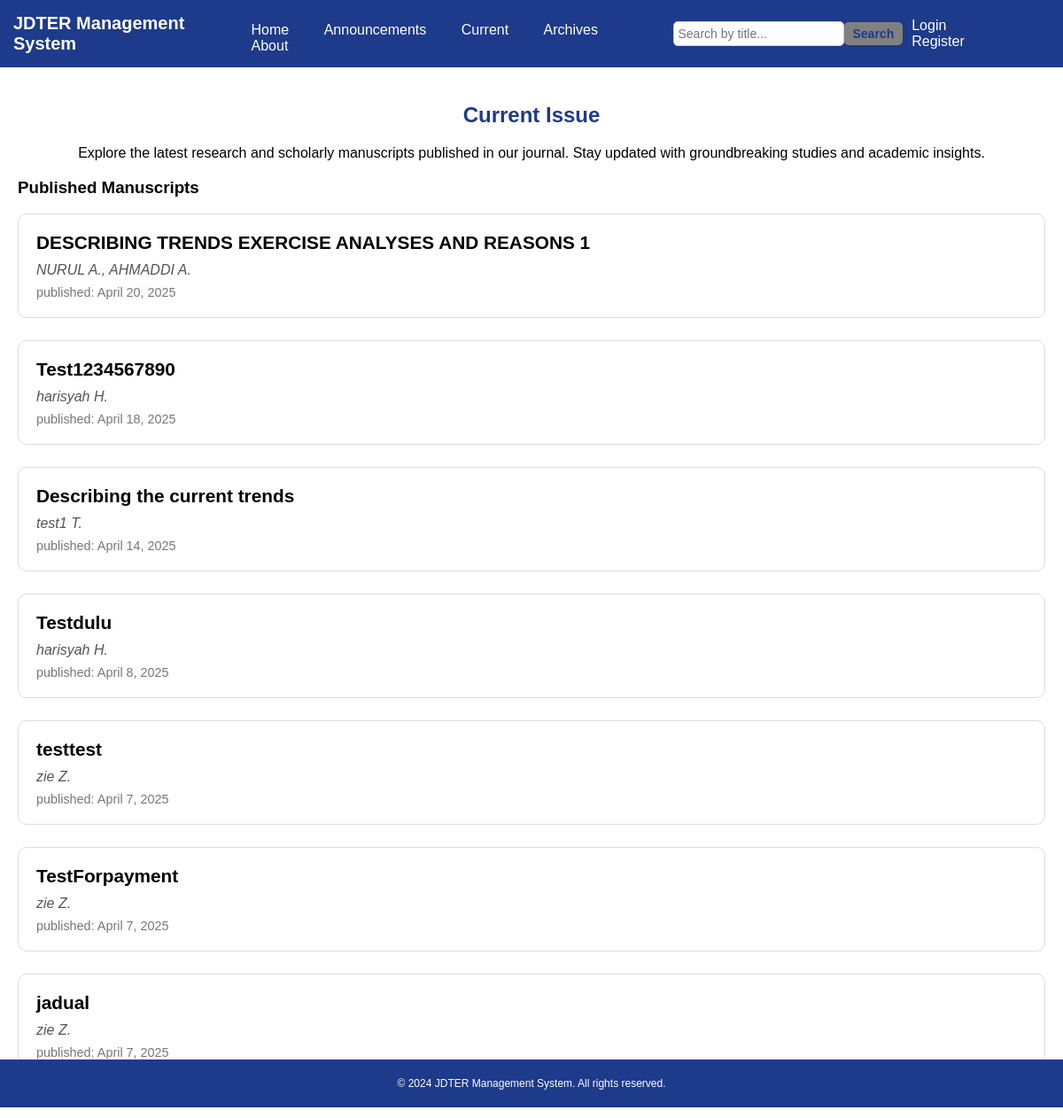
/current.php, run on the app's committed database.
### tables this page shows
CREATE TABLE `publish_article` (
  `publish_id` int(11) NOT NULL,
  `submission_id` int(11) NOT NULL,
  `status` enum('Not Published Yet','Published') DEFAULT 'Not Published Yet',
  `published_at` timestamp NOT NULL DEFAULT current_timestamp()
);

CREATE TABLE `metadata` (
  `metadata_id` int(11) NOT NULL,
  `submission_id` int(11) NOT NULL,
  `title` varchar(255) NOT NULL,
  `abstract` text NOT NULL,
  `keywords` varchar(255) DEFAULT NULL,
  `references` text DEFAULT NULL,
  `user_id` int(11) NOT NULL
);

### current.php (the view, shortened to what this page needs)
<?php
require_once 'db_connection.php';
$searchTerm = '';
$articles = [];
if (isset($_GET['search']) && !empty(trim($_GET['search']))) {
    $searchTerm = trim($_GET['search']);
    try {
        $query = "SELECT s.submission_id, m.title, m.user_id, p.published_at
                  FROM publish_article p
                  JOIN submissions s ON p.submission_id = s.submission_id
                  JOIN metadata m ON s.submission_id = m.submission_id
                  WHERE p.status = 'Published'
                  AND m.title LIKE :searchTerm
                  ORDER BY p.published_at DESC";
        $stmt = $pdo->prepare($query);
        $stmt->execute(['searchTerm' => '%' . $searchTerm . '%']);
        $articles = $stmt->fetchAll(PDO::FETCH_ASSOC);
    } catch (PDOException $e) {
        echo '<p>Error searching articles: ' . $e->getMessage() . '</p>';
    }
} else {
    try {
        $query = "SELECT s.submission_id, m.title, m.user_id, p.published_at
                  FROM publish_article p
                  JOIN submissions s ON p.submission_id = s.submission_id
                  JOIN metadata m ON s.submission_id = m.submission_id
                  WHERE p.status = 'Published'
                  ORDER BY p.published_at DESC";
        $stmt = $pdo->query($query);
        $articles = $stmt->fetchAll(PDO::FETCH_ASSOC);
    } catch (PDOException $e) {
        echo '<p>Error retrieving articles: ' . $e->getMessage() . '</p>';
    }
}
?>
<!DOCTYPE html>
<html lang="en">
<head>
</head>
<body class="index-page">
<header>
    <h1 style="margin: 0; font-size: 20px;">JDTER Management System</h1>
    <nav>
        <ul class="main-links">
            <li><a href="index.php">Home</a></li>
            <li><a href="announcement.php">Announcements</a></li>
            <li><a href="current.php">Current</a></li>
            <li><a class="active" href="archives.php">Archives</a></li>
            <li><a href="about.php">About</a></li>
        </ul>
    </nav>
    <form class="search-bar" method="GET" action="current.php">
        <input type="text" name="search" placeholder="Search by title..." value="<?php echo htmlspecialchars($searchTerm); ?>">
        <button type="submit">Search</button>
    </form>
    <ul class="auth-links">
        <li>
            <a href="#">Login</a>
        </li>
        <li><a href="register.php">Register</a></li>
    </ul>
</header>
<main>
    <section>
        <h2 style="text-align: center;">Current Issue</h2>
        <p style="text-align: center;">Explore the latest research and scholarly manuscripts published in our journal.
            Stay updated with groundbreaking studies and academic insights.</p>
        <div class="current-issue">
            <h3>Published Manuscripts</h3>
            <?php
            if (count($articles) > 0) {
                foreach ($articles as $row) {
                    $contributors_query = "SELECT name FROM contributors WHERE submission_id = :submission_id";
                    $contributors_stmt = $pdo->prepare($contributors_query);
                    $contributors_stmt->execute(['submission_id' => $row['submission_id']]);
                    $contributors = [];
                    while ($contributor = $contributors_stmt->fetch(PDO::FETCH_ASSOC)) {
                        $name_parts = explode(' ', $contributor['name']);
                        $first_name = $name_parts[0];
                        $last_name = end($name_parts);
                        $formatted_name = $first_name . ' ' . strtoupper(substr($last_name, 0, 1)) . '.';
                        $contributors[] = $formatted_name;
                    }
                    $published_date = date('F j, Y', strtotime($row['published_at']));
                    echo '<div class="article-box">';
                    echo '<div class="article-title"><a href="read_article.php?id=' . $row['submission_id'] . '">' . $row['title'] . '</a></div>';
                    echo '<div class="article-authors">' . implode(', ', $contributors) . '</div>';
                    echo '<div class="article-published">published: ' . $published_date . '</div>';
                    echo '</div>';
                }
            } else {
                if (!empty($searchTerm)) {
                    echo '<p>No published articles found matching your search.</p>';
                } else {
                    echo '<p>No published articles found.</p>';
                }
            }
            ?>
        </div>
    </section>
</main>
<footer>
    <p class="copyright-footer" style="text-align: center;">&copy; 2024 JDTER Management System. All rights
        reserved.</p>
</footer>
</body>
</html>

### current.php (style rules this page uses)
body { font-family: Arial, sans-serif; margin: 0; padding: 0; background-color: white; color: black; }
header { background-color: #1e3a8a !important; color: #fff; padding: 15px; display: flex; justify-content: space-between; align-items: center; }
h1 { margin: 0; font-size: 24px; font-weight: bold; }
nav { margin-top: 10px; }
.main-links, .auth-links { list-style-type: none; padding: 0; margin: 0; }
.main-links li, .auth-links li { display: inline-block; margin-right: 15px; }
.main-links a, .auth-links a { color: #fff; text-decoration: none; font-size: 16px; padding: 5px 10px; border-radius: 5px; }
.search-bar { display: flex; align-items: center; }
.search-bar input { padding: 5px; font-size: 14px; border-radius: 5px; border: 1px solid #ccc; }
.search-bar button { padding: 5px 10px; font-size: 14px; border-radius: 5px; background-color: gray; color: #1e3a8a; font-weight: bold; border: none; cursor: pointer; }
main { padding: 20px; }
h2 { color: #1e3a8a; margin-bottom: 20px; text-align: center; }
footer p { font-size: 12px !important; text-align: center; color: white !important; position: fixed; bottom: 0; left: 0; width: 100%; background-color: #1e3a8a; padding: 20px 0; border-top: 1px solid #eee; }
.article-box { margin-bottom: 25px; padding: 20px; background-color: #ffffff; border: 1px solid #ddd; border-radius: 10px; transition: box-shadow 0.3s ease; }
.article-title { text-align: left; font-size: 1.3rem; font-weight: bold; color: #000; text-decoration: none; cursor: pointer; margin-bottom: 10px; }
.article-title a { text-align: left; color: inherit; text-decoration: none; }
.article-authors { text-align: left; font-style: italic; margin-bottom: 8px; color: #555; }
.article-published { color: #777; font-size: 0.9rem; text-align: left; }

### data on the page
publish_article: metadata.title "DESCRIBING TRENDS EXERCISE ANALYSES AND REASONS 1", contributors "NURUL A., AHMADDI A.", published_at "April 20, 2025"
publish_article: metadata.title "Test1234567890", contributors "harisyah H.", published_at "April 18, 2025"
publish_article: metadata.title "Describing the current trends", contributors "test1 T.", published_at "April 14, 2025"
publish_article: metadata.title "Testdulu", contributors "harisyah H.", published_at "April 8, 2025"
publish_article: metadata.title "testtest", contributors "zie Z.", published_at "April 7, 2025"
publish_article: metadata.title "TestForpayment", contributors "zie Z.", published_at "April 7, 2025"
publish_article: metadata.title "jadual", contributors "zie Z.", published_at "April 7, 2025"
